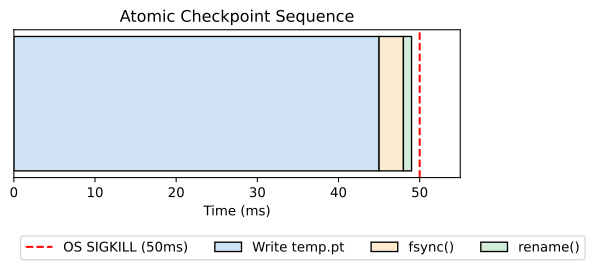

The script that drew this image:
import matplotlib.pyplot as plt
import os

labels = ['Write temp.pt', 'fsync()', 'rename()']
starts = [0, 45, 48]
durations = [45, 3, 1]
colors = ['#cfe2f3', '#fdebd0', '#d4edda']

fig, ax = plt.subplots(figsize=(6, 2))
for i in range(3):
    ax.barh(0, durations[i], left=starts[i], color=colors[i], edgecolor='black', label=labels[i])

ax.set_yticks([])
ax.set_xlim(0, 55)
ax.axvline(x=50, color='red', linestyle='--', label='OS SIGKILL (50ms)')
ax.set_xlabel('Time (ms)')
ax.set_title('Atomic Checkpoint Sequence')
ax.legend(loc='lower left', bbox_to_anchor=(0, -0.6), ncol=4)

out_path = os.environ.get('VISUAL_OUT_PATH', 'out.svg')
fig.savefig(out_path, format='svg', bbox_inches='tight')
plt.close(fig)
